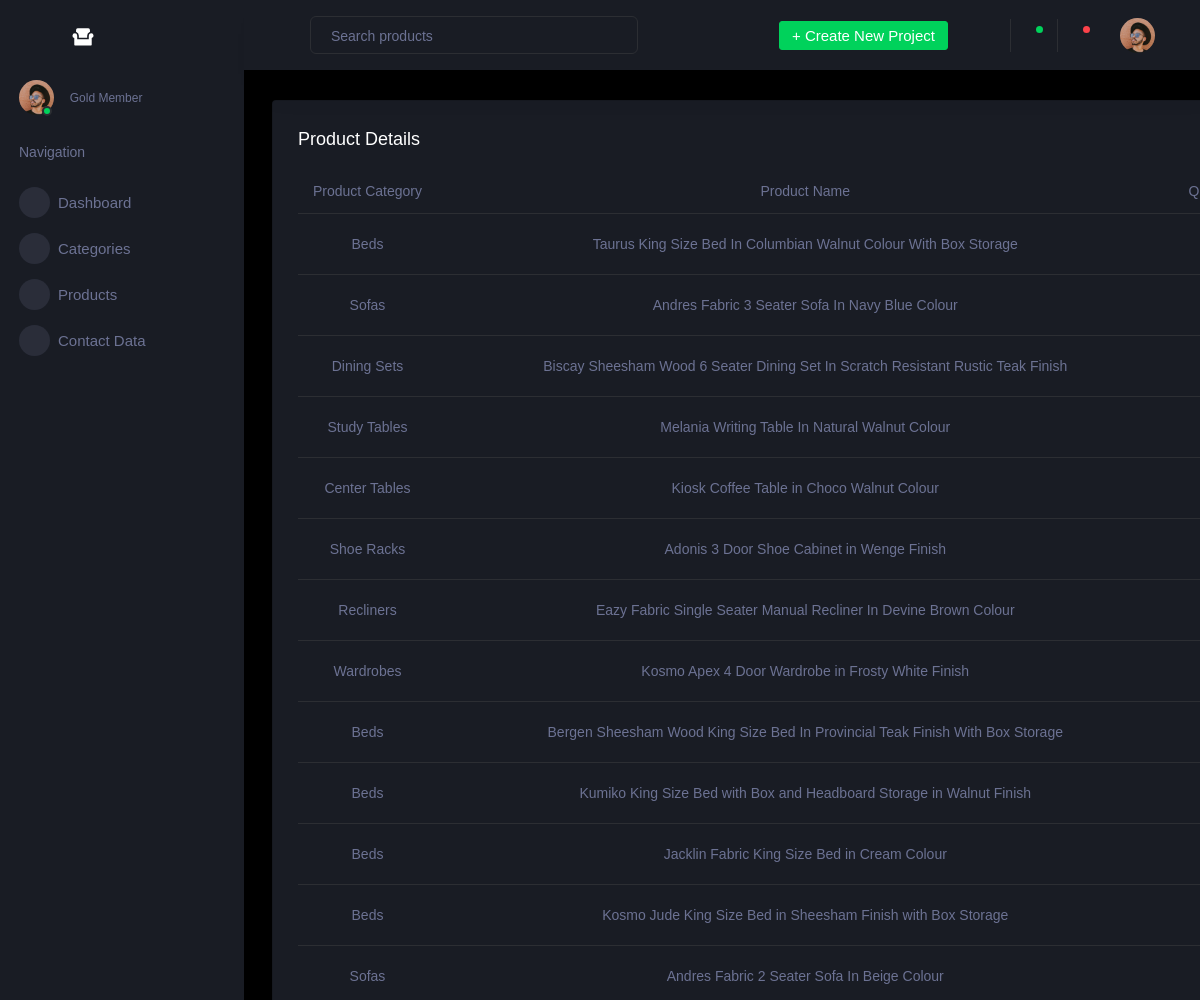
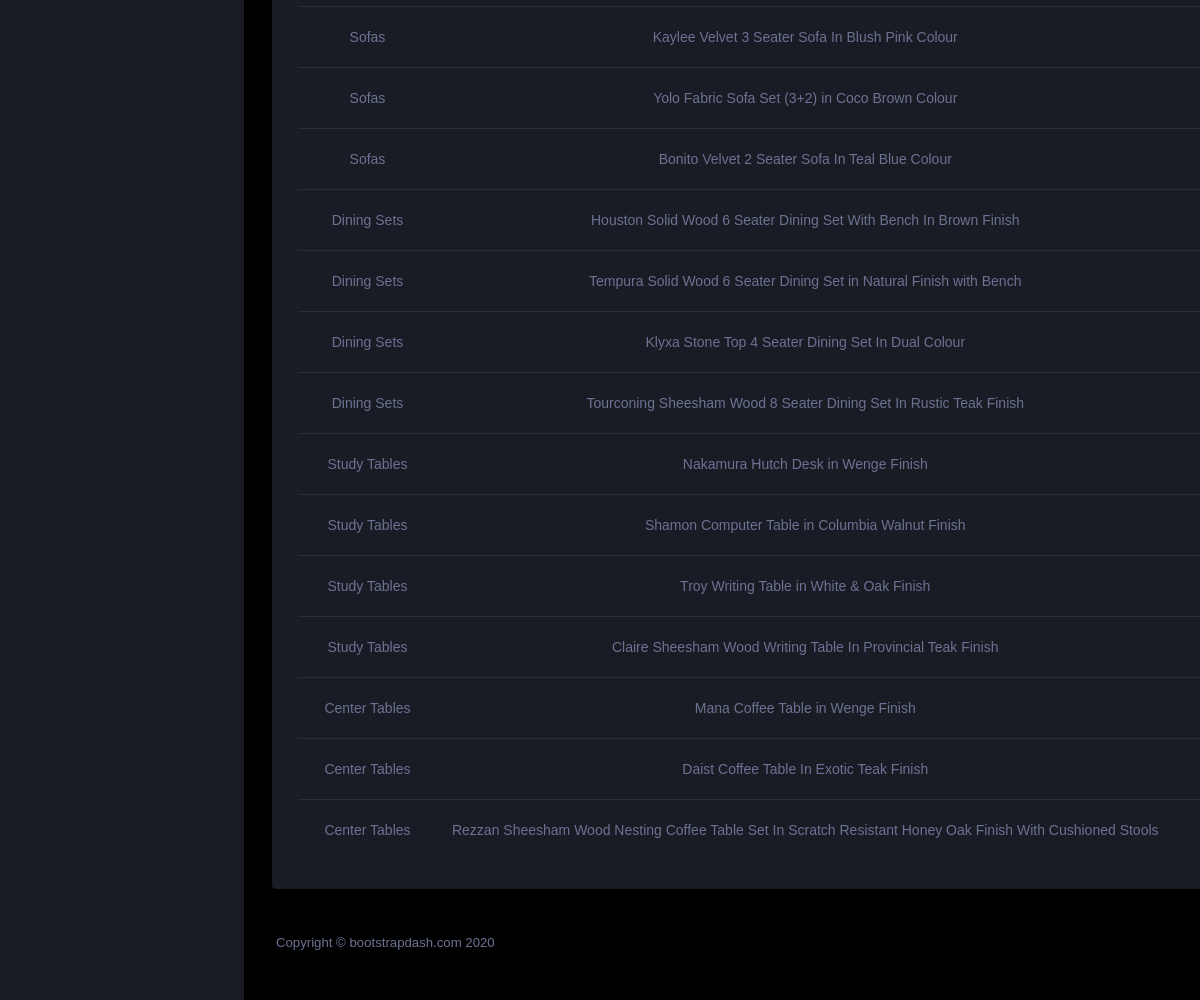
Page /FurnitureApp/Display_products/ on the committed database (2 pictures, top to bottom).
### FurnitureApp/models.py (models this page shows)
class ProductDb(models.Model):
    Product_category = models.CharField(max_length=100, null=True, blank=True)
    Product_name = models.CharField(max_length=100, null=True,blank=True)
    Product_quantity = models.IntegerField(null=True, blank=True)
    Product_price = models.IntegerField(null=True, blank=True)
    Product_description = models.TextField(max_length=300, null=True, blank=True)
    Product_origin = models.CharField(max_length=100, null=True, blank=True)
    Product_manufactures = models.CharField(max_length=100, null=True, blank=True)
    Product_image1 = models.ImageField(upload_to="ProductImages", null=True, blank=True)
    Product_image2 = models.ImageField(upload_to="ProductImages", null=True, blank=True)
    Product_image3 = models.ImageField(upload_to="ProductImages", null=True, blank=True)

### FurnitureApp/views.py (the view)
# urls.py: path('Display_products/', views.Display_products, name="Display_products"),
def Display_products(request):
    product = ProductDb.objects.all()
    return render(request, "Display_products.html", {'product': product})

### FurnitureApp/Templates/Display_products.html (shortened to what this page needs)
<!DOCTYPE html>
{% extends 'Index.html' %}
{% block content %}
<html lang="en">
<head>
</head>
<body>
    <div class="row ">
              <div class="col-12 grid-margin">
                <div class="card" style="width: 1228px; margin-left:12px">
                  <div class="card-body">
                    <h4 class="card-title">Product Details</h4>
                    <div class="table-responsive">
                      <table class="table">
                        <thead style="text-align: center">
                          <tr>
                            <th> Product Category </th>
                            <th> Product Name </th>
                            <th> Quantity </th>
                          </tr>
                        </thead>
                        <tbody style="text-align:center">
                        {% for p in product %}
                          <tr>
                            <td>{{p.Product_category}}</td>
                            <td>{{p.Product_name}}</td>
                              <td>{{p.Product_quantity}}</td>
                          </tr>
                        {% endfor %}
                        </tbody>
                      </table>
                    </div>
                  </div>
                </div>
              </div>
            </div>
</body>
</html>
{% endblock %}

### rows in the picture
ProductDb: Product_category "Beds", Product_name "Taurus King Size Bed In Columbian Walnut Colour With Box Storage"
ProductDb: Product_category "Sofas", Product_name "Andres Fabric 3 Seater Sofa In Navy Blue Colour"
ProductDb: Product_category "Dining Sets", Product_name "Biscay Sheesham Wood 6 Seater Dining Set In Scratch Resistant Rustic Teak Finish"
ProductDb: Product_category "Study Tables", Product_name "Melania Writing Table In Natural Walnut Colour"
ProductDb: Product_category "Center Tables", Product_name "Kiosk Coffee Table in Choco Walnut Colour"
ProductDb: Product_category "Shoe Racks", Product_name "Adonis 3 Door Shoe Cabinet in Wenge Finish"
ProductDb: Product_category "Recliners", Product_name "Eazy Fabric Single Seater Manual Recliner In Devine Brown Colour"
ProductDb: Product_category "Wardrobes", Product_name "Kosmo Apex 4 Door Wardrobe in Frosty White Finish"
ProductDb: Product_category "Beds", Product_name "Bergen Sheesham Wood King Size Bed In Provincial Teak Finish With Box Storage"
ProductDb: Product_category "Beds", Product_name "Kumiko King Size Bed with Box and Headboard Storage in Walnut Finish"
ProductDb: Product_category "Beds", Product_name "Jacklin Fabric King Size Bed in Cream Colour"
ProductDb: Product_category "Beds", Product_name "Kosmo Jude King Size Bed in Sheesham Finish with Box Storage"
ProductDb: Product_category "Sofas", Product_name "Andres Fabric 2 Seater Sofa In Beige Colour"
ProductDb: Product_category "Sofas", Product_name "Kaylee Velvet 3 Seater Sofa In Blush Pink Colour"
ProductDb: Product_category "Sofas", Product_name "Yolo Fabric Sofa Set (3+2) in Coco Brown Colour"
ProductDb: Product_category "Sofas", Product_name "Bonito Velvet 2 Seater Sofa In Teal Blue Colour"
ProductDb: Product_category "Dining Sets", Product_name "Houston Solid Wood 6 Seater Dining Set With Bench In Brown Finish"
ProductDb: Product_category "Dining Sets", Product_name "Tempura Solid Wood 6 Seater Dining Set in Natural Finish with Bench"
ProductDb: Product_category "Dining Sets", Product_name "Klyxa Stone Top 4 Seater Dining Set In Dual Colour"
ProductDb: Product_category "Dining Sets", Product_name "Tourconing Sheesham Wood 8 Seater Dining Set In Rustic Teak Finish"
ProductDb: Product_category "Study Tables", Product_name "Nakamura Hutch Desk in Wenge Finish"
ProductDb: Product_category "Study Tables", Product_name "Shamon Computer Table in Columbia Walnut Finish"
ProductDb: Product_category "Study Tables", Product_name "Troy Writing Table in White & Oak Finish"
ProductDb: Product_category "Study Tables", Product_name "Claire Sheesham Wood Writing Table In Provincial Teak Finish"
ProductDb: Product_category "Center Tables", Product_name "Mana Coffee Table in Wenge Finish"
ProductDb: Product_category "Center Tables", Product_name "Daist Coffee Table In Exotic Teak Finish"
ProductDb: Product_category "Center Tables", Product_name "Rezzan Sheesham Wood Nesting Coffee Table Set In Scratch Resistant Honey Oak Finish With Cushioned Stools"
